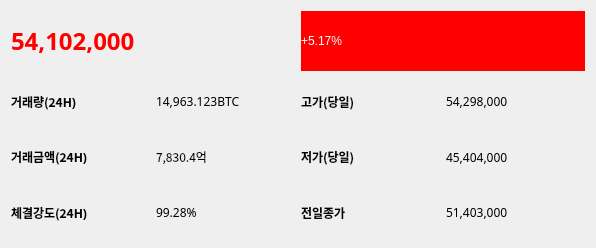
<?xml version="1.0" encoding="UTF-8"?>
<ui version="4.0">
 <class>Form</class>
 <widget class="QWidget" name="Form">
  <property name="geometry">
   <rect>
    <x>0</x>
    <y>0</y>
    <width>596</width>
    <height>248</height>
   </rect>
  </property>
  <property name="windowTitle">
   <string>Form</string>
  </property>
  <layout class="QVBoxLayout" name="verticalLayout">
   <item>
    <layout class="QHBoxLayout" name="horizontalLayout">
     <item>
      <widget class="QLabel" name="label_1">
       <property name="minimumSize">
        <size>
         <width>180</width>
         <height>0</height>
        </size>
       </property>
       <property name="maximumSize">
        <size>
         <width>16777215</width>
         <height>100</height>
        </size>
       </property>
       <property name="font">
        <font>
         <family>맑은 고딕</family>
         <pointsize>18</pointsize>
         <weight>75</weight>
         <bold>true</bold>
        </font>
       </property>
       <property name="styleSheet">
        <string notr="true">color:red;</string>
       </property>
       <property name="text">
        <string>54,102,000</string>
       </property>
      </widget>
     </item>
     <item>
      <widget class="QLabel" name="label_2">
       <property name="minimumSize">
        <size>
         <width>30</width>
         <height>0</height>
        </size>
       </property>
       <property name="maximumSize">
        <size>
         <width>16777215</width>
         <height>60</height>
        </size>
       </property>
       <property name="font">
        <font>
         <weight>50</weight>
         <bold>false</bold>
        </font>
       </property>
       <property name="styleSheet">
        <string notr="true">background-color:red;color:white;</string>
       </property>
       <property name="text">
        <string>+5.17%</string>
       </property>
      </widget>
     </item>
    </layout>
   </item>
   <item>
    <layout class="QGridLayout" name="gridLayout">
     <item row="0" column="2">
      <widget class="QLabel" name="label_5">
       <property name="font">
        <font>
         <family>맑은 고딕</family>
         <weight>75</weight>
         <bold>true</bold>
        </font>
       </property>
       <property name="text">
        <string>고가(당일)</string>
       </property>
      </widget>
     </item>
     <item row="0" column="0">
      <widget class="QLabel" name="label_3">
       <property name="font">
        <font>
         <family>맑은 고딕</family>
         <weight>75</weight>
         <bold>true</bold>
        </font>
       </property>
       <property name="text">
        <string>거래량(24H)</string>
       </property>
      </widget>
     </item>
     <item row="1" column="0">
      <widget class="QLabel" name="label_7">
       <property name="font">
        <font>
         <family>맑은 고딕</family>
         <weight>75</weight>
         <bold>true</bold>
        </font>
       </property>
       <property name="text">
        <string>거래금액(24H)</string>
       </property>
      </widget>
     </item>
     <item row="2" column="0">
      <widget class="QLabel" name="label_11">
       <property name="font">
        <font>
         <family>맑은 고딕</family>
         <weight>75</weight>
         <bold>true</bold>
        </font>
       </property>
       <property name="text">
        <string>체결강도(24H)</string>
       </property>
      </widget>
     </item>
     <item row="0" column="1">
      <widget class="QLabel" name="label_4">
       <property name="font">
        <font>
         <family>맑은 고딕</family>
         <weight>50</weight>
         <bold>false</bold>
        </font>
       </property>
       <property name="text">
        <string>14,963.123BTC</string>
       </property>
      </widget>
     </item>
     <item row="0" column="3">
      <widget class="QLabel" name="label_6">
       <property name="font">
        <font>
         <family>맑은 고딕</family>
         <weight>50</weight>
         <bold>false</bold>
        </font>
       </property>
       <property name="text">
        <string>54,298,000</string>
       </property>
      </widget>
     </item>
     <item row="1" column="1">
      <widget class="QLabel" name="label_8">
       <property name="font">
        <font>
         <family>맑은 고딕</family>
         <weight>50</weight>
         <bold>false</bold>
        </font>
       </property>
       <property name="text">
        <string>7,830.4억</string>
       </property>
      </widget>
     </item>
     <item row="2" column="1">
      <widget class="QLabel" name="label_12">
       <property name="font">
        <font>
         <family>맑은 고딕</family>
         <weight>50</weight>
         <bold>false</bold>
        </font>
       </property>
       <property name="text">
        <string>99.28%</string>
       </property>
      </widget>
     </item>
     <item row="1" column="2">
      <widget class="QLabel" name="label_9">
       <property name="font">
        <font>
         <family>맑은 고딕</family>
         <weight>75</weight>
         <bold>true</bold>
        </font>
       </property>
       <property name="text">
        <string>저가(당일)</string>
       </property>
      </widget>
     </item>
     <item row="1" column="3">
      <widget class="QLabel" name="label_10">
       <property name="font">
        <font>
         <family>맑은 고딕</family>
         <weight>50</weight>
         <bold>false</bold>
        </font>
       </property>
       <property name="text">
        <string>45,404,000</string>
       </property>
      </widget>
     </item>
     <item row="2" column="2">
      <widget class="QLabel" name="label_13">
       <property name="font">
        <font>
         <family>맑은 고딕</family>
         <weight>75</weight>
         <bold>true</bold>
        </font>
       </property>
       <property name="text">
        <string>전일종가</string>
       </property>
      </widget>
     </item>
     <item row="2" column="3">
      <widget class="QLabel" name="label_14">
       <property name="font">
        <font>
         <family>맑은 고딕</family>
         <weight>50</weight>
         <bold>false</bold>
        </font>
       </property>
       <property name="text">
        <string>51,403,000</string>
       </property>
      </widget>
     </item>
    </layout>
   </item>
  </layout>
 </widget>
 <resources/>
 <connections/>
</ui>
